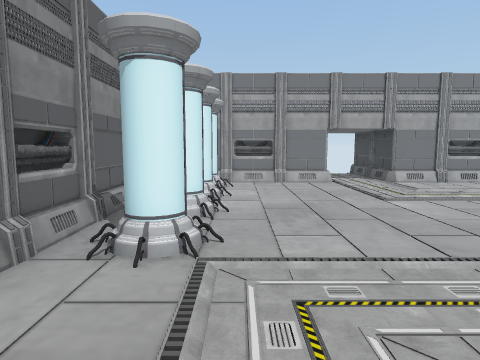
[1] (above)

15 first-person views from a walk through a scene from a Unity 3-D project. The camera is 1.3 m above the floor, tilts 6° down and sees 75° across. Doors are open. The floor is counted in squares, 1 m on a side. Each view is taken from the middle of a square. On the plan, view 1 faces up. The plan holds only what a view shows up to about 14 squares ahead; the rest is blank.

[2]
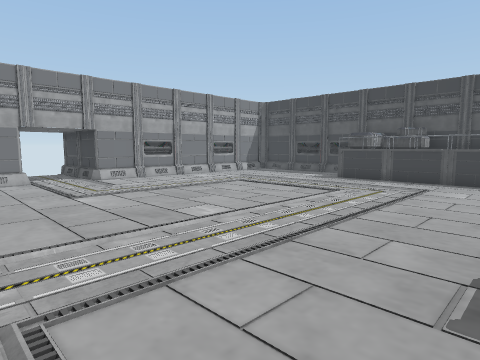

[3]
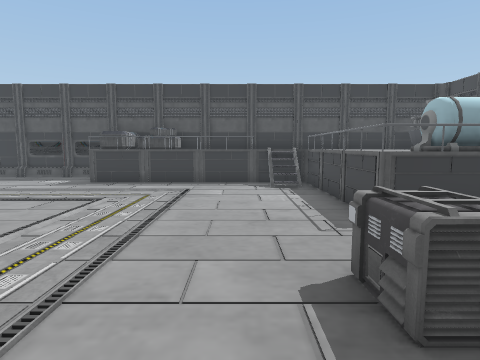

[4]
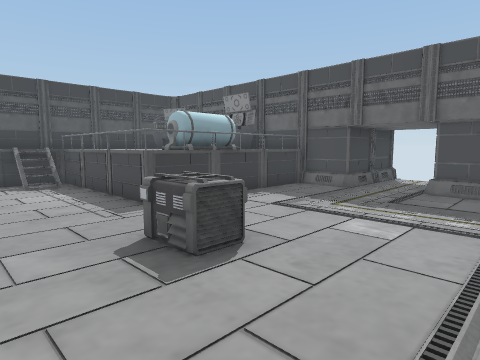

[5]
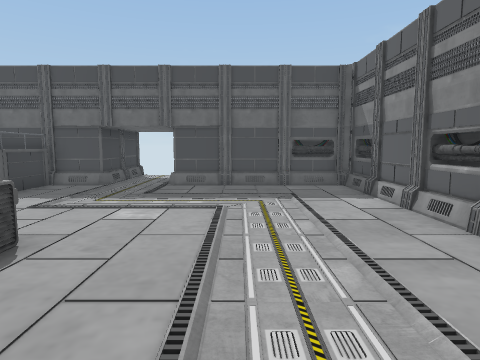

[6]
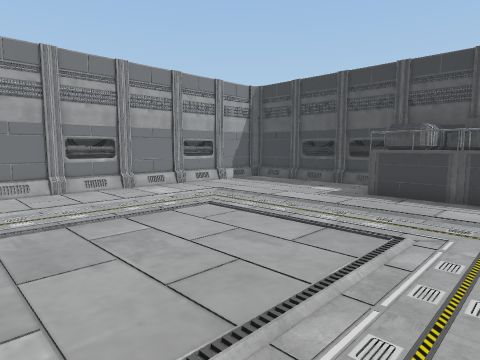

[7]
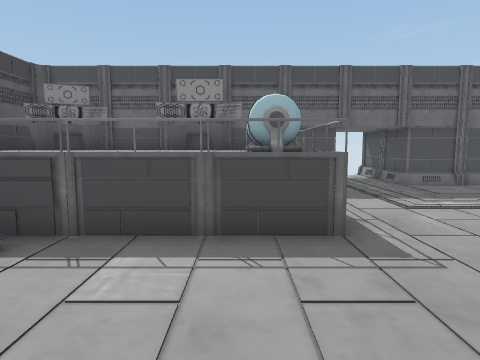

[8]
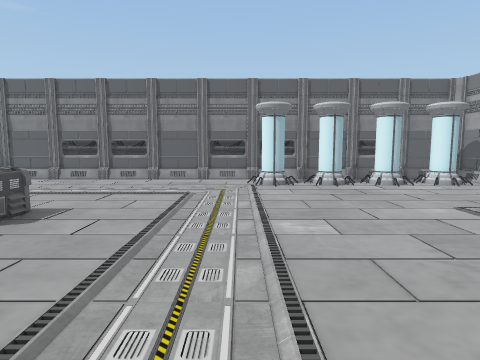

[9]
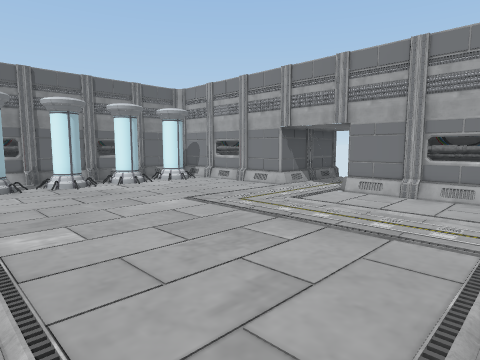

[10]
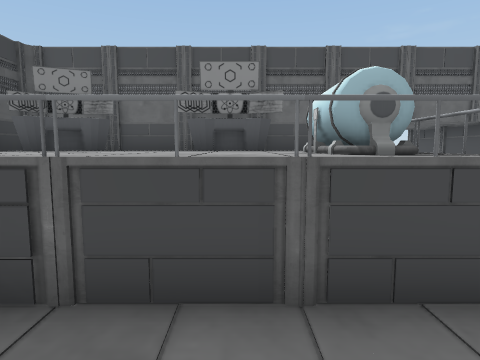

[11]
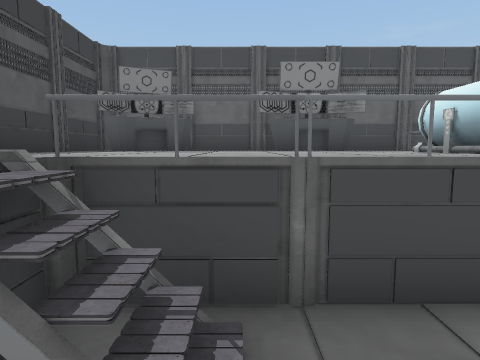

[12]
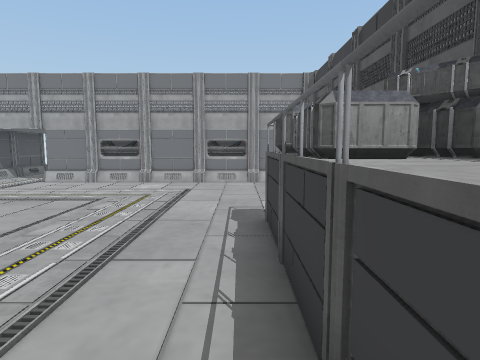

[13]
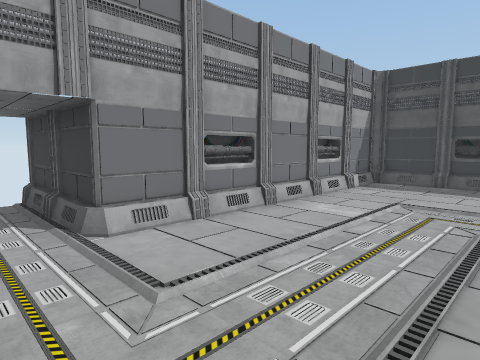

[14]
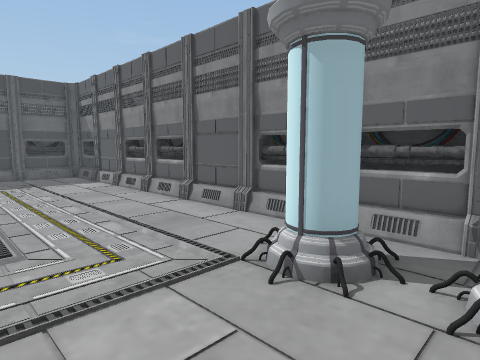

[15]
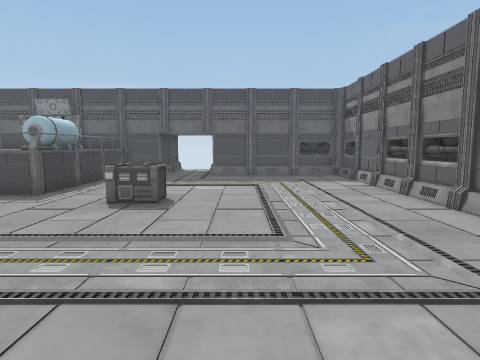

### Floor plan
Key: @ floor where view 1 was taken; # wall or solid block; x gap in a wall; . main floor; : floor 1.25 m higher than the main floor; + floor 1.75 m higher than the main floor; / step, stairs or slope; D open door; = window, fence, low wall or low ledge; v drop or lower ground; F fence; C crate; G generator; E desk; O other object.
Columns run from 3 left of view 1 to 16 right of it. Each row starts with its distance up from view 1.
 16       #  #
 15       #..#
 14       #..#
 13       #..#
 12  ######DD###########
 11  #.................#
 10  #O................#
  9 # O................#
  8 # O................#
  7 #..................#
  6 #xO................#
  5 #................FC#
  4 #xO..............CC#
  3 #................+C#
  2 #................: #
  1 #................: #
  0 #..@............. #
 -1 #......GG....../v #
 -2 #......GG....../v #
 -3 #..........=:::/::#
 -4 #..........FO:::::#
 -5 #..........OO::::: #
 -6 #..........OO::::: #
 -7 #..........#:EE:EEE#
 -8 #..........#EEE#EE #
 -9 #######DD###########
-10       #..#
-11       #..#
-12       #..#
-13          #

Positions as (right, up) in squares from view 1, and headings:
1: (0, 0), facing up
2: (1, -1), facing up-right
3: (2, 0), facing right
4: (1, 1), facing down-right
5: (1, 2), facing down
6: (5, 2), facing up-right
7: (9, 2), facing down
8: (10, 3), facing left
9: (10, 3), facing up-left
10: (10, 0), facing down
11: (12, 0), facing down
12: (13, 0), facing up
13: (4, 7), facing up-right
14: (2, 6), facing down-left
15: (2, 6), facing down
